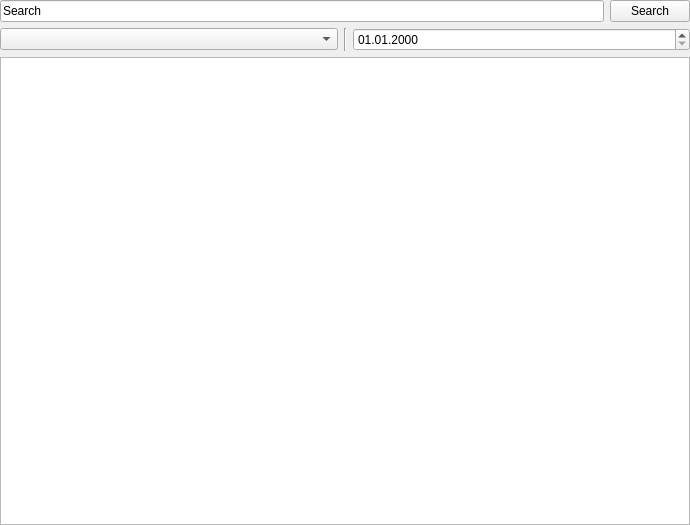
<?xml version="1.0" encoding="UTF-8"?>
<ui version="4.0">
    <class>List</class>
    <widget class="QWidget" name="List">
        <property name="geometry">
            <rect>
                <x>0</x>
                <y>0</y>
                <width>690</width>
                <height>525</height>
            </rect>
        </property>
        <property name="windowTitle">
            <string>Form</string>
        </property>
        <layout class="QVBoxLayout" name="verticalLayout">
            <property name="margin">
                <number>0</number>
            </property>
            <item>
                <layout class="QHBoxLayout" name="boxActions"/>
            </item>
            <item>
                <layout class="QHBoxLayout" name="horizontalLayout_2">
                    <item>
                        <widget class="QLineEdit" name="editSearch">
                            <property name="text">
                                <string>Search</string>
                            </property>
                        </widget>
                    </item>
                    <item>
                        <widget class="QPushButton" name="searchBTN">
                            <property name="text">
                                <string>Search</string>
                            </property>
                            <property name="icon">
                                <iconset>
                                    <normaloff>:icons/search.svg</normaloff>:icons/search.svg
                                </iconset>
                            </property>
                        </widget>
                    </item>
                </layout>
            </item>
            <item>
                <layout class="QHBoxLayout" name="horizontalLayout">
                    <item>
                        <widget class="QComboBox" name="cbFilterType"/>
                    </item>
                    <item>
                        <widget class="Line" name="line">
                            <property name="orientation">
                                <enum>Qt::Vertical</enum>
                            </property>
                        </widget>
                    </item>
                    <item>
                        <widget class="QDateEdit" name="deFilter">
                            <property name="currentSection">
                                <enum>QDateTimeEdit::DaySection</enum>
                            </property>
                            <property name="displayFormat">
                                <string>dd.MM.yyyy</string>
                            </property>
                            <property name="calendarPopup">
                                <bool>false</bool>
                            </property>
                        </widget>
                    </item>
                </layout>
            </item>
            <item>
                <widget class="QTableView" name="tableView">
                    <property name="selectionMode">
                        <enum>QAbstractItemView::ExtendedSelection</enum>
                    </property>
                    <property name="selectionBehavior">
                        <enum>QAbstractItemView::SelectRows</enum>
                    </property>
                    <property name="sortingEnabled">
                        <bool>true</bool>
                    </property>
                </widget>
            </item>
        </layout>
    </widget>
    <resources>
        <include location="../icons/icons.qrc"/>
    </resources>
    <connections/>
</ui>
